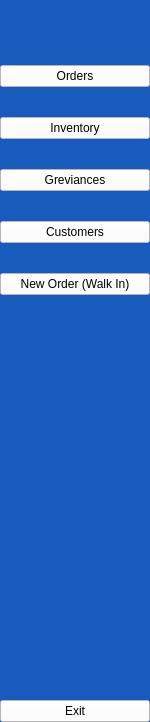
    <widget class="QWidget" name="wdgtLongSideBar" native="true">
     <property name="maximumSize">
      <size>
       <width>150</width>
       <height>16777215</height>
      </size>
     </property>
     <property name="styleSheet">
      <string notr="true">background-color: rgb(25, 90, 189);</string>
     </property>
     <layout class="QVBoxLayout" name="verticalLayout_3">
      <property name="spacing">
       <number>0</number>
      </property>
      <property name="leftMargin">
       <number>0</number>
      </property>
      <property name="topMargin">
       <number>0</number>
      </property>
      <property name="rightMargin">
       <number>0</number>
      </property>
      <property name="bottomMargin">
       <number>0</number>
      </property>
      <item>
       <layout class="QHBoxLayout" name="horizontalLayout_2">
        <property name="spacing">
         <number>0</number>
        </property>
        <item>
         <spacer name="horizontalSpacer_3">
          <property name="orientation">
           <enum>Qt::Horizontal</enum>
          </property>
          <property name="sizeHint" stdset="0">
           <size>
            <width>13</width>
            <height>20</height>
           </size>
          </property>
         </spacer>
        </item>
        <item>
         <widget class="QLabel" name="label">
          <property name="minimumSize">
           <size>
            <width>140</width>
            <height>40</height>
           </size>
          </property>
          <property name="maximumSize">
           <size>
            <width>160</width>
            <height>40</height>
           </size>
          </property>
          <property name="text">
           <string/>
          </property>
          <property name="pixmap">
           <pixmap resource="resources.qrc">:/icons/icons/logo_title_alt-12.png</pixmap>
          </property>
          <property name="scaledContents">
           <bool>true</bool>
          </property>
         </widget>
        </item>
        <item>
         <spacer name="horizontalSpacer_4">
          <property name="orientation">
           <enum>Qt::Horizontal</enum>
          </property>
          <property name="sizeHint" stdset="0">
           <size>
            <width>40</width>
            <height>20</height>
           </size>
          </property>
         </spacer>
        </item>
       </layout>
      </item>
      <item>
       <layout class="QVBoxLayout" name="verticalLayout">
        <property name="spacing">
         <number>30</number>
        </property>
        <property name="topMargin">
         <number>25</number>
        </property>
        <item>
         <widget class="QPushButton" name="btnOrdersLarge">
          <property name="styleSheet">
           <string notr="true">background-color: rgb(255, 255, 255);</string>
          </property>
          <property name="text">
           <string>Orders</string>
          </property>
          <property name="checkable">
           <bool>true</bool>
          </property>
          <property name="autoExclusive">
           <bool>true</bool>
          </property>
         </widget>
        </item>
        <item>
         <widget class="QPushButton" name="btnInventoryLarge">
          <property name="styleSheet">
           <string notr="true">background-color: rgb(255, 255, 255);</string>
          </property>
          <property name="text">
           <string>Inventory</string>
          </property>
          <property name="checkable">
           <bool>true</bool>
          </property>
          <property name="autoExclusive">
           <bool>true</bool>
          </property>
         </widget>
        </item>
        <item>
         <widget class="QPushButton" name="btnComplaintsLarge_2">
          <property name="styleSheet">
           <string notr="true">background-color: rgb(255, 255, 255);</string>
          </property>
          <property name="text">
           <string>Greviances</string>
          </property>
          <property name="checkable">
           <bool>true</bool>
          </property>
          <property name="autoExclusive">
           <bool>true</bool>
          </property>
         </widget>
        </item>
        <item>
         <widget class="QPushButton" name="btnCustomersLarge">
          <property name="styleSheet">
           <string notr="true">background-color: rgb(255, 255, 255);</string>
          </property>
          <property name="text">
           <string>Customers</string>
          </property>
          <property name="checkable">
           <bool>true</bool>
          </property>
          <property name="autoExclusive">
           <bool>true</bool>
          </property>
         </widget>
        </item>
        <item>
         <widget class="QPushButton" name="btnNewOrderLarge">
          <property name="styleSheet">
           <string notr="true">background-color: rgb(255, 255, 255);</string>
          </property>
          <property name="text">
           <string>New Order (Walk In)</string>
          </property>
          <property name="checkable">
           <bool>true</bool>
          </property>
          <property name="autoExclusive">
           <bool>true</bool>
          </property>
         </widget>
        </item>
       </layout>
      </item>
      <item>
       <spacer name="verticalSpacer_2">
        <property name="orientation">
         <enum>Qt::Vertical</enum>
        </property>
        <property name="sizeHint" stdset="0">
         <size>
          <width>20</width>
          <height>405</height>
         </size>
        </property>
       </spacer>
      </item>
      <item>
       <widget class="QPushButton" name="btnExitLarge">
        <property name="styleSheet">
         <string notr="true">background-color: rgb(255, 255, 255);</string>
        </property>
        <property name="text">
         <string>Exit</string>
        </property>
       </widget>
      </item>
     </layout>
    </widget>
